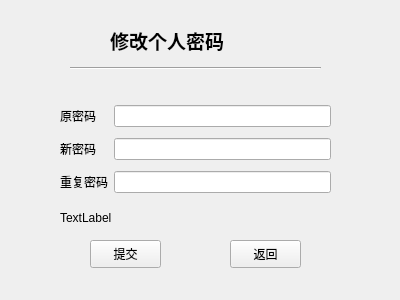
<?xml version="1.0" encoding="UTF-8"?>
<ui version="4.0">
 <class>resetPwd</class>
 <widget class="QWidget" name="resetPwd">
  <property name="geometry">
   <rect>
    <x>0</x>
    <y>0</y>
    <width>400</width>
    <height>300</height>
   </rect>
  </property>
  <property name="windowTitle">
   <string>Form</string>
  </property>
  <widget class="QLabel" name="label_4">
   <property name="geometry">
    <rect>
     <x>110</x>
     <y>20</y>
     <width>151</width>
     <height>41</height>
    </rect>
   </property>
   <property name="font">
    <font>
     <family>Arial</family>
     <pointsize>14</pointsize>
     <weight>75</weight>
     <bold>true</bold>
    </font>
   </property>
   <property name="text">
    <string>修改个人密码</string>
   </property>
  </widget>
  <widget class="Line" name="line">
   <property name="geometry">
    <rect>
     <x>70</x>
     <y>60</y>
     <width>251</width>
     <height>16</height>
    </rect>
   </property>
   <property name="orientation">
    <enum>Qt::Horizontal</enum>
   </property>
  </widget>
  <widget class="QPushButton" name="submit_button">
   <property name="geometry">
    <rect>
     <x>90</x>
     <y>240</y>
     <width>71</width>
     <height>28</height>
    </rect>
   </property>
   <property name="text">
    <string>提交</string>
   </property>
  </widget>
  <widget class="QPushButton" name="back_button">
   <property name="geometry">
    <rect>
     <x>230</x>
     <y>240</y>
     <width>71</width>
     <height>28</height>
    </rect>
   </property>
   <property name="text">
    <string>返回</string>
   </property>
  </widget>
  <widget class="QLabel" name="error_label">
   <property name="geometry">
    <rect>
     <x>60</x>
     <y>210</y>
     <width>271</width>
     <height>16</height>
    </rect>
   </property>
   <property name="text">
    <string>TextLabel</string>
   </property>
  </widget>
  <widget class="QWidget" name="">
   <property name="geometry">
    <rect>
     <x>60</x>
     <y>100</y>
     <width>271</width>
     <height>101</height>
    </rect>
   </property>
   <layout class="QGridLayout" name="gridLayout">
    <item row="0" column="0">
     <widget class="QLabel" name="label">
      <property name="text">
       <string>原密码</string>
      </property>
     </widget>
    </item>
    <item row="0" column="1">
     <widget class="QLineEdit" name="oldPwd_lineEdit">
      <property name="echoMode">
       <enum>QLineEdit::Password</enum>
      </property>
     </widget>
    </item>
    <item row="1" column="0">
     <widget class="QLabel" name="label_2">
      <property name="text">
       <string>新密码</string>
      </property>
     </widget>
    </item>
    <item row="1" column="1">
     <widget class="QLineEdit" name="newPwd_lineEdit">
      <property name="echoMode">
       <enum>QLineEdit::Password</enum>
      </property>
     </widget>
    </item>
    <item row="2" column="0">
     <widget class="QLabel" name="label_3">
      <property name="text">
       <string>重复密码</string>
      </property>
     </widget>
    </item>
    <item row="2" column="1">
     <widget class="QLineEdit" name="repeatPwd_lineEdit">
      <property name="echoMode">
       <enum>QLineEdit::Password</enum>
      </property>
     </widget>
    </item>
   </layout>
  </widget>
 </widget>
 <resources/>
 <connections/>
</ui>
